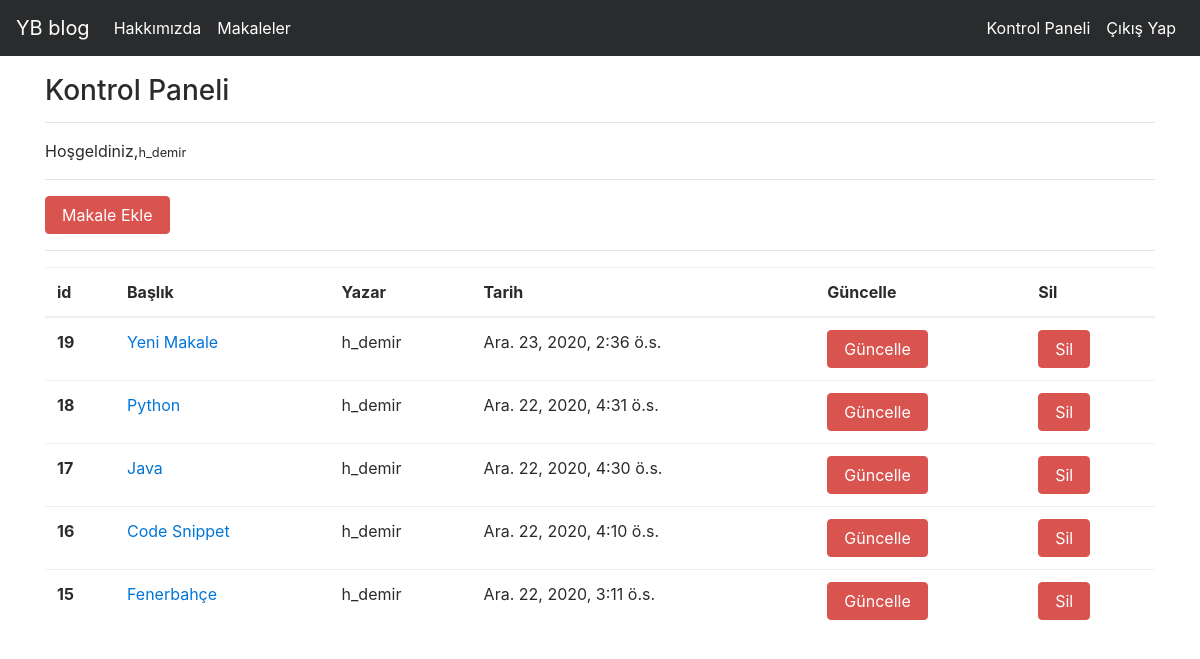
Screenshot of /articles/dashboard/ (signed in) with the database file from the repository.
### article/models.py (models this page shows, shortened)
class Article(models.Model):
    author = models.ForeignKey("auth.User",on_delete=models.CASCADE,verbose_name="Yazar")
    title = models.CharField(max_length=50,verbose_name="Başlık")
    content = RichTextField()
    created_date = models.DateTimeField(auto_now_add=True,verbose_name="Oluşturulma Tarihi")
    article_image = models.FileField(blank = True, null= True, verbose_name = "Makaleye Fotoğraf Ekleyin")
    class Meta:
        ordering = ['-created_date']

### article/views.py (the view)
# urls.py: path('dashboard/', views.dashboard,name = "dashboard"),
@login_required(login_url="user:login")
def dashboard(request):
    articles = Article.objects.filter(author = request.user)
    context = {
        "articles":articles
    }
    return render(request,"dashboard.html",context)

### templates/dashboard.html
{% extends "layout.html" %}
{% block body %}
<h3>Kontrol Paneli</h3>
<hr>
<p>
    Hoşgeldiniz,<small>{{request.user.username}}</small>
</p>
<hr>
<a class = "btn btn-danger" href="{% url 'article:addarticle' %}">Makale Ekle</a>
<hr>
{% if articles %}
<table class="table">
    <thead>
      <tr>
        <th scope="col">id</th>
        <th scope="col">Başlık</th>
        <th scope="col">Yazar</th>
        <th scope="col">Tarih</th>
        <th scope="col">Güncelle</th>
        <th scope="col">Sil</th>
      </tr>
    </thead>
    <tbody>
      {% for article in articles %}
      <tr>
        <th scope="row">{{article.id}}</th>
        <td><a href="{% url 'article:detail' article.id %}">{{article.title}}</a></td>
        <td>{{article.author.username}}</td>
        <td>{{article.created_date}}</td>
        <td><a href="{% url 'article:update' article.id %}" class = "btn btn-danger">Güncelle</a></td>
        <td><a href="{% url 'article:delete' article.id %}" class = "btn btn-danger">Sil</a></td>
      </tr>
      {% endfor %}
    </tbody>
  </table>
{% else %}
<div class = "alert alert-danger">
Henüz makaleniz bulunmuyor...
</div>
{% endif %}
{% endblock body %}

### rows the page displays
Article: id "19", title "Yeni Makale", author.username "h_demir", created_date "Ara. 23, 2020, 2:36 ö.s."
Article: id "18", title "Python", author.username "h_demir", created_date "Ara. 22, 2020, 4:31 ö.s."
Article: id "17", title "Java", author.username "h_demir", created_date "Ara. 22, 2020, 4:30 ö.s."
Article: id "16", title "Code Snippet", author.username "h_demir", created_date "Ara. 22, 2020, 4:10 ö.s."
Article: id "15", title "Fenerbahçe", author.username "h_demir", created_date "Ara. 22, 2020, 3:11 ö.s."

### other values shown
{{ request.user.username }} "h_demir"
